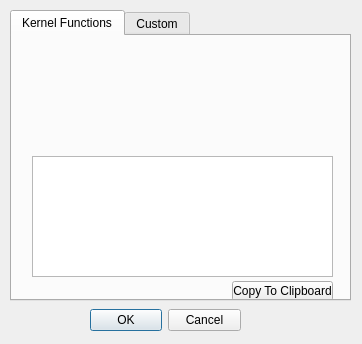
<?xml version="1.0" encoding="utf-8"?>
<ui version="4.0">
 <class>cost_func_selection</class>
 <widget class="QWidget" name="cost_func_selection">
  <property name="geometry">
   <rect>
    <x>0</x>
    <y>0</y>
    <width>362</width>
    <height>344</height>
   </rect>
  </property>
  <property name="windowTitle">
   <string>Benchmarks</string>
  </property>
  <widget class="QDialogButtonBox" name="buttonBox">
   <property name="geometry">
    <rect>
     <x>90</x>
     <y>300</y>
     <width>151</width>
     <height>40</height>
    </rect>
   </property>
   <property name="standardButtons">
    <set>QDialogButtonBox::Cancel|QDialogButtonBox::Ok</set>
   </property>
  </widget>
  <widget class="QTabWidget" name="tabs">
   <property name="geometry">
    <rect>
     <x>10</x>
     <y>10</y>
     <width>341</width>
     <height>291</height>
    </rect>
   </property>
   <property name="currentIndex">
    <number>0</number>
   </property>
   <widget class="QWidget" name="benchmark_tab">
    <attribute name="title">
     <string>Kernel Functions</string>
    </attribute>
    <widget class="QTextEdit" name="benchmark_text">
     <property name="enabled">
      <bool>true</bool>
     </property>
     <property name="geometry">
      <rect>
       <x>20</x>
       <y>120</y>
       <width>301</width>
       <height>121</height>
      </rect>
     </property>
     <property name="readOnly">
      <bool>true</bool>
     </property>
     <property name="html">
      <string>&lt;!DOCTYPE HTML PUBLIC &quot;-//W3C//DTD HTML 4.0//EN&quot; &quot;http://www.w3.org/TR/REC-html40/strict.dtd&quot;&gt;
&lt;html&gt;&lt;head&gt;&lt;meta name=&quot;qrichtext&quot; content=&quot;1&quot; /&gt;&lt;style type=&quot;text/css&quot;&gt;
p, li { white-space: pre-wrap; }
&lt;/style&gt;&lt;/head&gt;&lt;body style=&quot; font-family:'MS Shell Dlg 2'; font-size:8.25pt; font-weight:400; font-style:normal;&quot;&gt;
&lt;p style=&quot;-qt-paragraph-type:empty; margin-top:0px; margin-bottom:0px; margin-left:0px; margin-right:0px; -qt-block-indent:0; text-indent:0px; font-size:8pt;&quot;&gt;&lt;br /&gt;&lt;/p&gt;&lt;/body&gt;&lt;/html&gt;</string>
     </property>
    </widget>
    <widget class="QFrame" name="groupBox">
     <property name="geometry">
      <rect>
       <x>20</x>
       <y>0</y>
       <width>291</width>
       <height>111</height>
      </rect>
     </property>
     <layout class="QVBoxLayout" name="verticalLayout"/>
    </widget>
    <widget class="QPushButton" name="copy_button">
     <property name="geometry">
      <rect>
       <x>220</x>
       <y>245</y>
       <width>101</width>
       <height>20</height>
      </rect>
     </property>
     <property name="text">
      <string>Copy To Clipboard</string>
     </property>
    </widget>
   </widget>
   <widget class="QWidget" name="custom_tab">
    <attribute name="title">
     <string>Custom</string>
    </attribute>
    <widget class="QTextEdit" name="custom_text">
     <property name="geometry">
      <rect>
       <x>20</x>
       <y>10</y>
       <width>301</width>
       <height>131</height>
      </rect>
     </property>
     <property name="html">
      <string>&lt;!DOCTYPE HTML PUBLIC &quot;-//W3C//DTD HTML 4.0//EN&quot; &quot;http://www.w3.org/TR/REC-html40/strict.dtd&quot;&gt;
&lt;html&gt;&lt;head&gt;&lt;meta name=&quot;qrichtext&quot; content=&quot;1&quot; /&gt;&lt;style type=&quot;text/css&quot;&gt;
p, li { white-space: pre-wrap; }
&lt;/style&gt;&lt;/head&gt;&lt;body style=&quot; font-family:'MS Shell Dlg 2'; font-size:8.25pt; font-weight:400; font-style:normal;&quot;&gt;
&lt;p style=&quot; margin-top:0px; margin-bottom:0px; margin-left:0px; margin-right:0px; -qt-block-indent:0; text-indent:0px;&quot;&gt;&lt;span style=&quot; font-size:8pt; color:#5500ff;&quot;&gt;def&lt;/span&gt;&lt;span style=&quot; font-size:8pt;&quot;&gt; my_kernel_function(x, y):&lt;/span&gt;&lt;/p&gt;
&lt;p style=&quot; margin-top:0px; margin-bottom:0px; margin-left:0px; margin-right:0px; -qt-block-indent:0; text-indent:0px;&quot;&gt;&lt;span style=&quot; font-size:8pt;&quot;&gt;    &lt;/span&gt;&lt;span style=&quot; font-size:8pt; color:#5500ff;&quot;&gt;return&lt;/span&gt;&lt;span style=&quot; font-size:8pt;&quot;&gt; np.sum(x*y)&lt;/span&gt;&lt;/p&gt;&lt;/body&gt;&lt;/html&gt;</string>
     </property>
    </widget>
    <widget class="QLabel" name="label">
     <property name="geometry">
      <rect>
       <x>10</x>
       <y>160</y>
       <width>321</width>
       <height>71</height>
      </rect>
     </property>
     <property name="font">
      <font>
       <pointsize>7</pointsize>
      </font>
     </property>
     <property name="text">
      <string>&lt;html&gt;&lt;head/&gt;&lt;body&gt;&lt;p&gt;Instructions:&lt;br/&gt;Define a kernel function with parameters &lt;span style=&quot; font-style:italic;&quot;&gt;x and y.  &amp;quot;Both &amp;quot; &lt;/span&gt; are 2D numpy array and it represents the parameters to calculate the kernel.&lt;br/&gt;Use &lt;span style=&quot; font-style:italic;&quot;&gt;np&lt;/span&gt; as prefix for using numpy functions e.g. &lt;span style=&quot; font-style:italic;&quot;&gt;np.sum()&lt;br/&gt;&lt;/span&gt;use &lt;span style=&quot; color:#0000ff;&quot;&gt;return &lt;/span&gt;&lt;span style=&quot; color:#000000;&quot;&gt;as the final statement to return the kernel computation.&lt;/span&gt;&lt;/p&gt;&lt;/body&gt;&lt;/html&gt;</string>
     </property>
     <property name="wordWrap">
      <bool>true</bool>
     </property>
    </widget>
    <widget class="QPushButton" name="paste_button">
     <property name="geometry">
      <rect>
       <x>213</x>
       <y>140</y>
       <width>111</width>
       <height>23</height>
      </rect>
     </property>
     <property name="text">
      <string>Paste from Clipboard</string>
     </property>
    </widget>
   </widget>
  </widget>
 </widget>
 <resources/>
 <connections>
  <connection>
   <sender>label</sender>
   <signal>linkActivated(QString)</signal>
   <receiver>benchmark_text</receiver>
   <slot>hide()</slot>
   <hints>
    <hint type="sourcelabel">
     <x>182</x>
     <y>227</y>
    </hint>
    <hint type="destinationlabel">
     <x>182</x>
     <y>212</y>
    </hint>
   </hints>
  </connection>
 </connections>
</ui>
